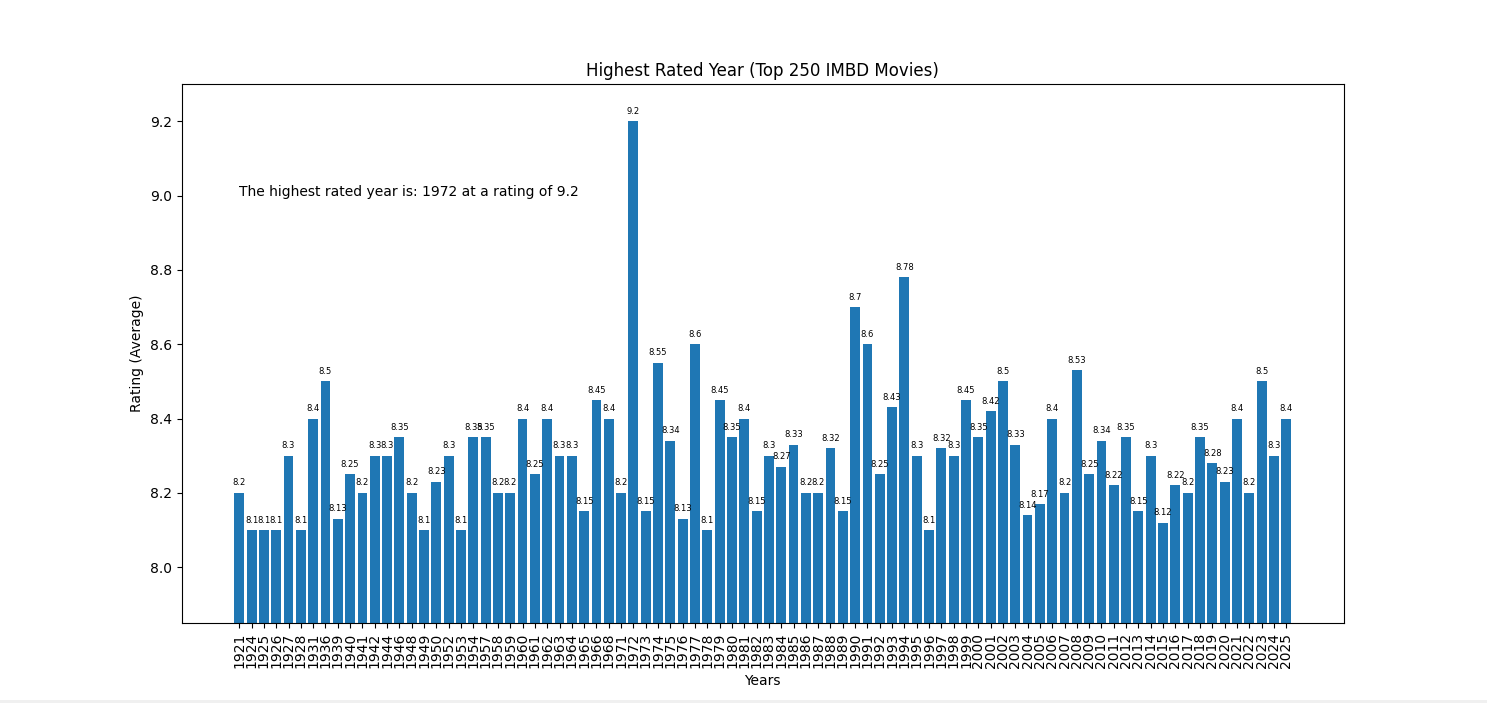

The script that drew this image:
# Author Name: Scoey Derus
# Purpose: Using Kaggle's 250 top IMDB movies, generate a graph using matplotlibs bar graph and pandas dataframe
# to find the datasets highest rated year
import pandas as p
import matplotlib.pyplot as plt

imdb_table = p.read_csv('./imdb_top_movies/imdb_top_movies.csv', index_col=0) # read file and give the row #'s "Rank"
cleaned_table = imdb_table.loc[:,['Year','Rating']]                           # for this purpose we only need these columns

# Need to get all years, and average rating for those years
avg_rating_per_year = cleaned_table.groupby('Year')[['Rating']].mean().round(2) # create a new dataframe with the years grouped and the ratings for them

min_rating = min(avg_rating_per_year['Rating'])             # find the minimum rating (for zooming purposes)
max_rating = max(avg_rating_per_year['Rating'])             # find the maximum rating (for zooming purposes)
highest_rated_year = avg_rating_per_year['Rating'].idxmax() # find out what the highest rated year is for our text purposes, the idxmax is going to give us the year
highest_rating = avg_rating_per_year['Rating'].max()        # find out what the rating was for that highest year, max on rating gives highest rating

plt.figure(figsize=(15,7))                                  # set the size of our new figure, we have a lot of x-axis and we do not want to miss any

bars = plt.bar(avg_rating_per_year.index.astype(str),avg_rating_per_year['Rating']) # creation of bar graph, x axis is the 'Year' index of the dataframe, y is 'Rating' column
plt.xlabel("Years")                                     # label for axes and title
plt.ylabel("Rating (Average)")
plt.title("Highest Rated Year (Top 250 IMBD Movies)")

plt.ylim(min_rating -.25, max_rating + .1)                      # using out previous min and max calculation for zooming
plt.xticks(avg_rating_per_year.index.astype(str),rotation=90)   # our x axis uses dates (a lot) so we want to rotate the dates for no overlap, our axis is the index from the DF

for bar in bars:                # for every bar we want to add the value it is to the top of it
    height = bar.get_height()   
    plt.text(bar.get_x() + bar.get_width()/2, height + 0.02,  height, ha='center',fontsize=6) # f"{height:.1f}" for rounding

    # first param = x coord -> want to get the left side of the bar, then find the width and divide by two to get center
    # second param is the y coord, want the height of the bar (the value) and adding a little value to get it right above the bar
    # third param is the actual thing to be printed, commented to the right is a format string for rounding if wanted
    # fourth param centers the text (horizontal alignment)
    # fifth param is to change the size of the text because our sample size is way to big

plt.text(str(1921),9,"The highest rated year is: " + str(highest_rated_year) + " at a rating of " + str(highest_rating) ,ha="left") 
# add some text to answer the Q: "What was the highest rated year?"

plt.show() # show the bar chart
